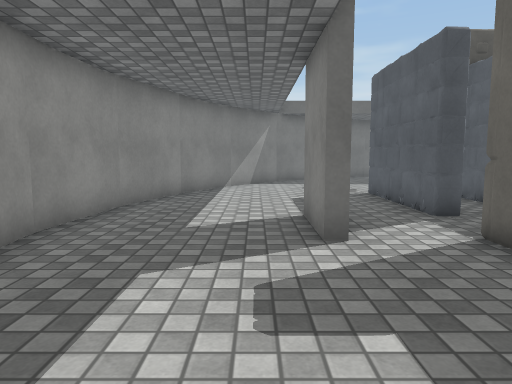
View 1 (above)

21 first-person views from a walk through a Unity game level. The camera is 1.2 m above the floor, tilts 6° down and sees 70° across. The floor is counted in squares, 1 m on a side. Each view is taken from the middle of a square. On the plan, view 1 faces up. The plan holds only what a view shows up to about 15 squares ahead; the rest is blank. The player character is not drawn. Surface patterns are stand-ins for the level's own textures.

View 2
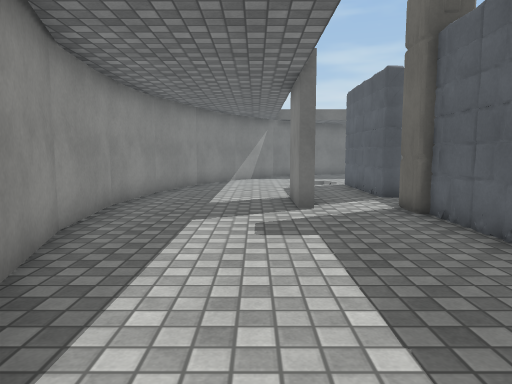

View 3
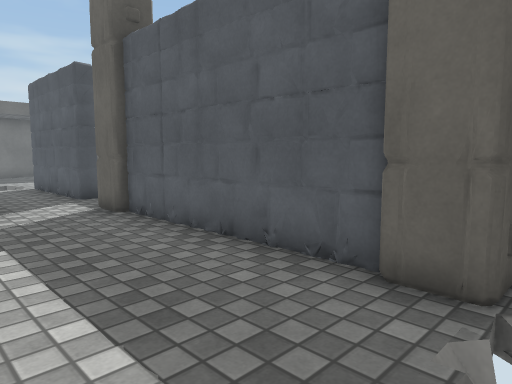

View 4
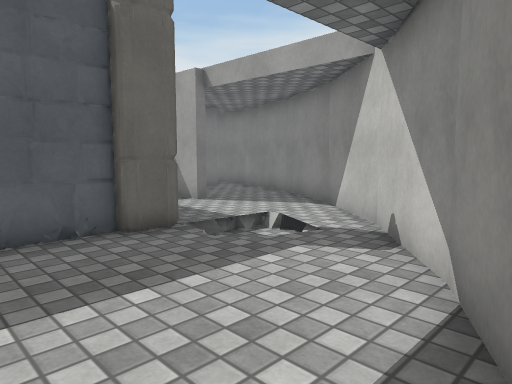

View 5
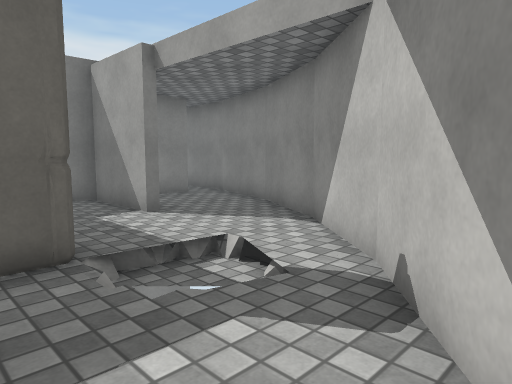

View 6
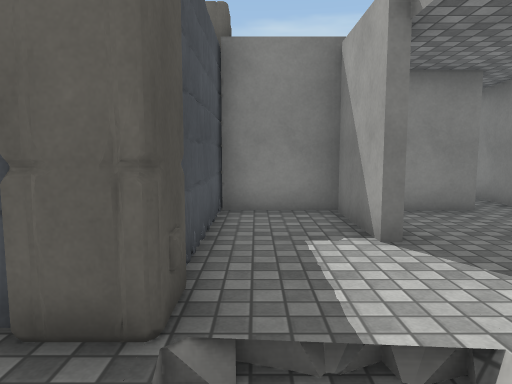

View 7
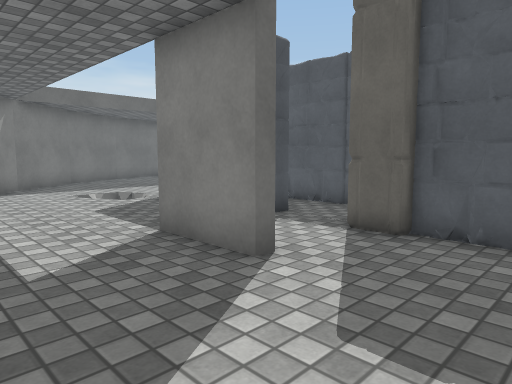

View 8
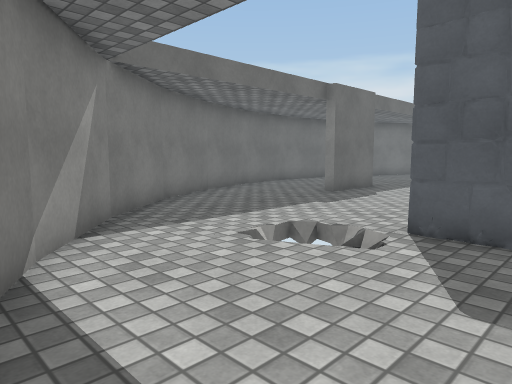

View 9
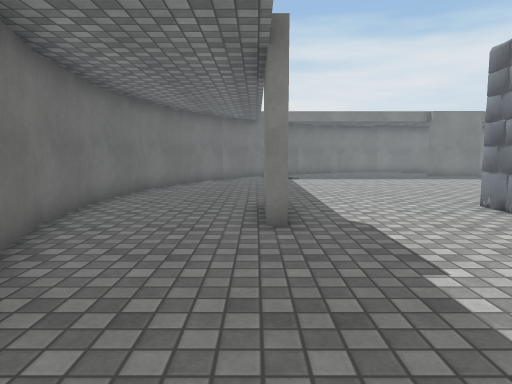

View 10
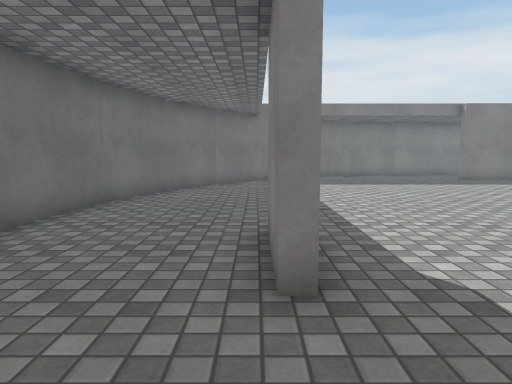

View 11
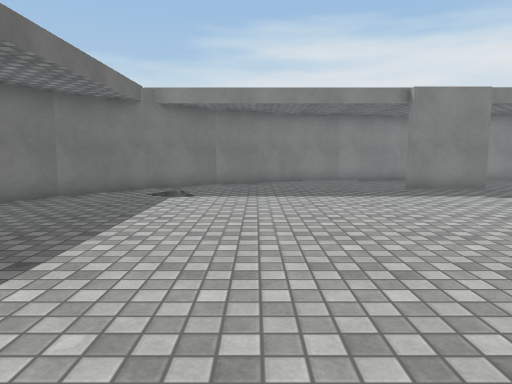

View 12
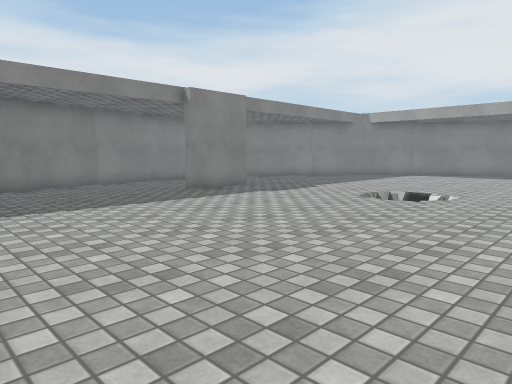

View 13
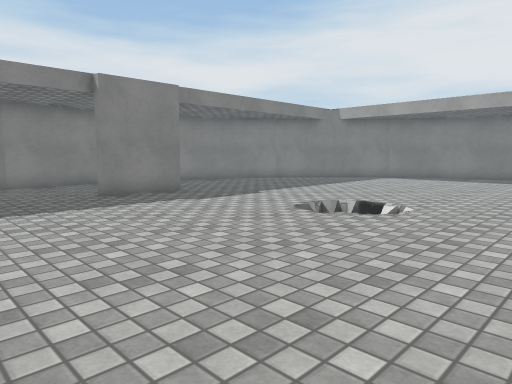

View 14
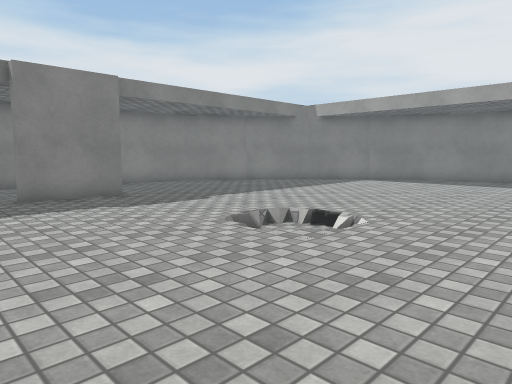

View 15
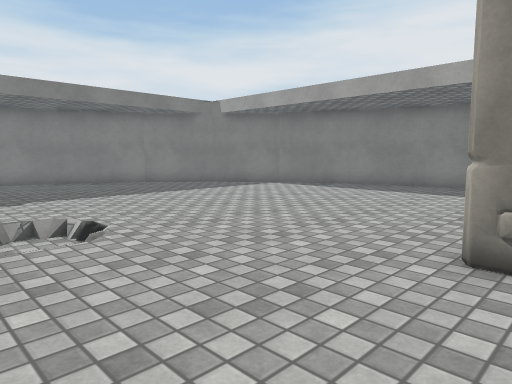

View 16
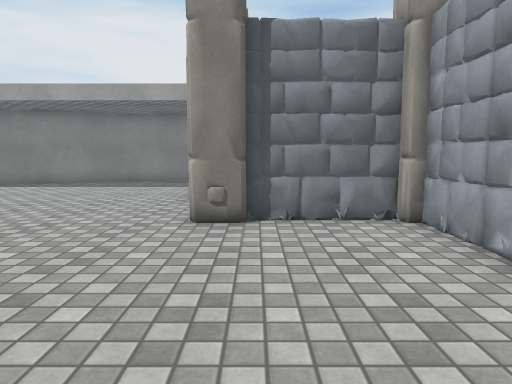

View 17
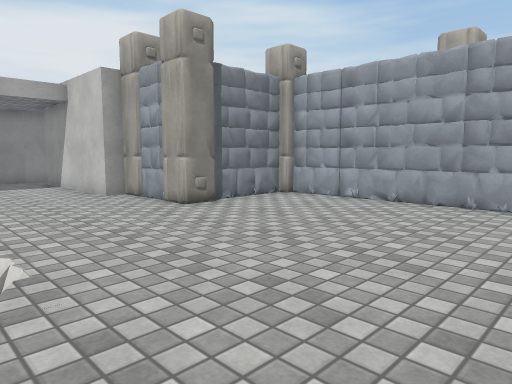

View 18
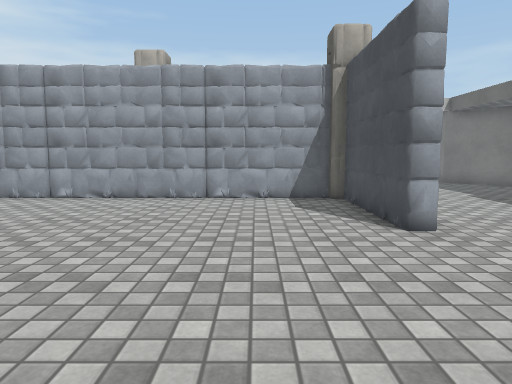

View 19
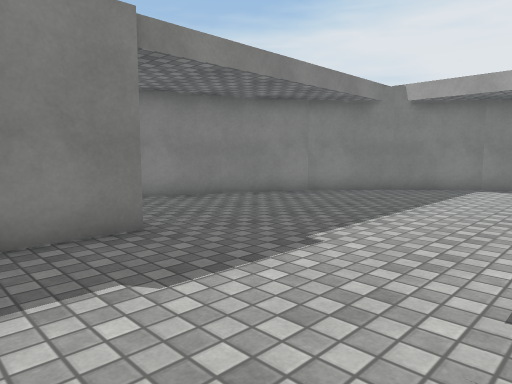

View 20
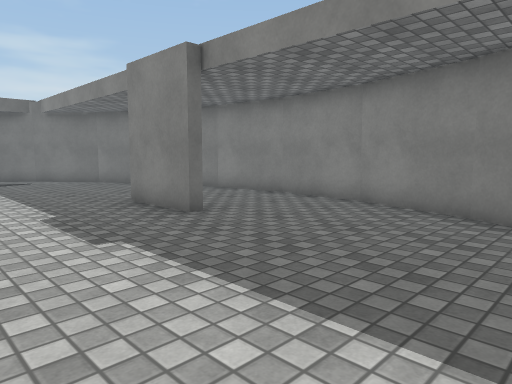

View 21
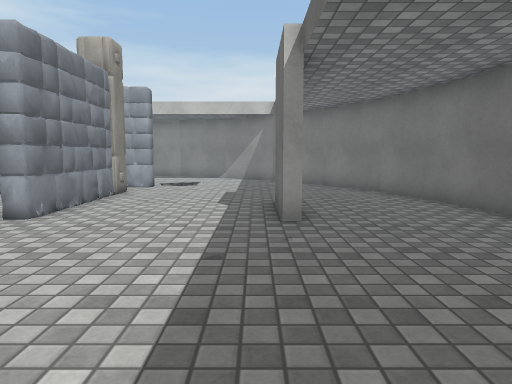

### Floor plan
Key: @ floor where view 1 was taken; # wall or solid block; . main floor; - floor 0.25 m lower than the main floor; / step, stairs or slope; = window, fence, low wall or low ledge.
Columns run from 3 left of view 1 to 26 right of it. Each row starts with its distance up from view 1.
 20           #########
 19        ####.......####
 18       ##.............###
 17     ###................##
 16    ##......###..........##
 15   ##...................//##
 14   #...................//..##
 13  ##..  ....................#
 12  #...  ....................##
 11 ##.....#.#####..............#
 10 #......#.#####..............#
  9 #......#.#..................##
  8 #......#.#...................#
  7 #...#..#.#...................#
  6 #...#....#..............##...#
  5 #...#..# #........//....##...#
  4 #......# #.......///.........#
  3 #......###......./--.........#
  2 #......###..................##
  1 #......###..................#
  0 ##.@...#######..............#
 -1  #.....#    ##.............##
 -2  ##....#######.............#
 -3   #.. -...==###...........##
 -4   ##.--...==###..........##
 -5    ###...######.........##
 -6      ##.....###........##
 -7       ###.. ###......###
 -8         ####  .....###
 -9              #######

Where each view was taken, in squares from view 1:
view 1: 0 up, 0 right, facing up
view 2: 3 down, 0 right, facing up
view 3: 3 down, 0 right, facing up-right
view 4: 1 up, 2 left, facing down-right
view 5: 1 down, 1 left, facing down-right
view 6: 3 down, 1 right, facing right
view 7: 2 up, 2 left, facing up-right
view 8: 9 up, 2 left, facing up-right
view 9: 16 up, 2 right, facing right
view 10: 16 up, 5 right, facing right
view 11: 12 up, 9 right, facing right
view 12: 14 up, 11 right, facing down-right
view 13: 11 up, 11 right, facing down-right
view 14: 9 up, 11 right, facing down-right
view 15: 5 up, 9 right, facing down-right
view 16: 7 up, 9 right, facing down
view 17: 8 up, 15 right, facing down-left
view 18: 8 up, 16 right, facing left
view 19: 7 up, 16 right, facing down-right
view 20: 2 down, 17 right, facing up-right
view 21: 15 up, 17 right, facing left
